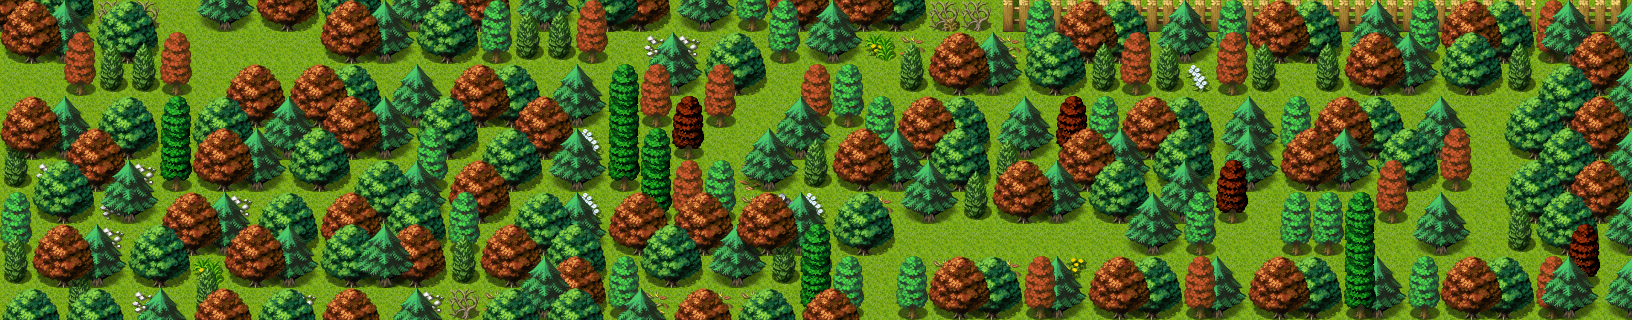

A level layout from a 2D game, rendered from its tile map. Below: a short description, then the map file with tile-grid data replaced by summaries:
An orthogonal 51x10 tile map with 32x32 px tiles, 4 tile layers (Ground, Objects, Above, Top), 2 hidden layers not drawn, 61 tilesets and 16 objects (13x spawn, 3x mapchange).

<map version="1.8" tiledversion="1.8.4" orientation="orthogonal" renderorder="right-down" width="51" height="10" tilewidth="32" tileheight="32" infinite="0" nextlayerid="11" nextobjectid="17">
 <tileset firstgid="1" name="map_bed_1" tilewidth="32" tileheight="32" tilecount="128" columns="16">
  <image source="../drawable/map_bed_1.png" width="512" height="256" />
 </tileset>
 <tileset firstgid="129" name="map_border_1" tilewidth="32" tileheight="32" tilecount="128" columns="16">
  <image source="../drawable/map_border_1.png" width="512" height="256" />
 </tileset>
 <tileset firstgid="257" name="map_bridge_1" tilewidth="32" tileheight="32" tilecount="128" columns="16">
  <image source="../drawable/map_bridge_1.png" width="512" height="256" />
 </tileset>
 <tileset firstgid="385" name="map_bridge_2" tilewidth="32" tileheight="32" tilecount="128" columns="16">
  <image source="../drawable/map_bridge_2.png" width="512" height="256" />
 </tileset>
 <tileset firstgid="513" name="map_broken_1" tilewidth="32" tileheight="32" tilecount="128" columns="16">
  <image source="../drawable/map_broken_1.png" width="512" height="256" />
 </tileset>
 <tileset firstgid="641" name="map_cavewall_1" tilewidth="32" tileheight="32" tilecount="108" columns="18">
  <image source="../drawable/map_cavewall_1.png" width="576" height="192" />
 </tileset>
 <tileset firstgid="749" name="map_cavewall_2" tilewidth="32" tileheight="32" tilecount="108" columns="18">
  <image source="../drawable/map_cavewall_2.png" width="576" height="192" />
 </tileset>
 <tileset firstgid="857" name="map_cavewall_3" tilewidth="32" tileheight="32" tilecount="108" columns="18">
  <image source="../drawable/map_cavewall_3.png" width="576" height="192" />
 </tileset>
 <tileset firstgid="965" name="map_cavewall_4" tilewidth="32" tileheight="32" tilecount="108" columns="18">
  <image source="../drawable/map_cavewall_4.png" width="576" height="192" />
 </tileset>
 <tileset firstgid="1073" name="map_chair_table_1" tilewidth="32" tileheight="32" tilecount="128" columns="16">
  <image source="../drawable/map_chair_table_1.png" width="512" height="256" />
 </tileset>
 <tileset firstgid="1201" name="map_chair_table_2" tilewidth="32" tileheight="32" tilecount="128" columns="16">
  <image source="../drawable/map_chair_table_2.png" width="512" height="256" />
 </tileset>
 <tileset firstgid="1329" name="map_crate_1" tilewidth="32" tileheight="32" tilecount="128" columns="16">
  <image source="../drawable/map_crate_1.png" width="512" height="256" />
 </tileset>
 <tileset firstgid="1457" name="map_cupboard_1" tilewidth="32" tileheight="32" tilecount="128" columns="16">
  <image source="../drawable/map_cupboard_1.png" width="512" height="256" />
 </tileset>
 <tileset firstgid="1585" name="map_curtain_1" tilewidth="32" tileheight="32" tilecount="128" columns="16">
  <image source="../drawable/map_curtain_1.png" width="512" height="256" />
 </tileset>
 <tileset firstgid="1713" name="map_entrance_1" tilewidth="32" tileheight="32" tilecount="128" columns="16">
  <image source="../drawable/map_entrance_1.png" width="512" height="256" />
 </tileset>
 <tileset firstgid="1841" name="map_entrance_2" tilewidth="32" tileheight="32" tilecount="128" columns="16">
  <image source="../drawable/map_entrance_2.png" width="512" height="256" />
 </tileset>
 <tileset firstgid="1969" name="map_fence_1" tilewidth="32" tileheight="32" tilecount="128" columns="16">
  <image source="../drawable/map_fence_1.png" width="512" height="256" />
 </tileset>
 <tileset firstgid="2097" name="map_fence_2" tilewidth="32" tileheight="32" tilecount="128" columns="16">
  <image source="../drawable/map_fence_2.png" width="512" height="256" />
 </tileset>
 <tileset firstgid="2225" name="map_fence_3" tilewidth="32" tileheight="32" tilecount="128" columns="16">
  <image source="../drawable/map_fence_3.png" width="512" height="256" />
 </tileset>
 <tileset firstgid="2353" name="map_fence_4" tilewidth="32" tileheight="32" tilecount="128" columns="16">
  <image source="../drawable/map_fence_4.png" width="512" height="256" />
 </tileset>
 <tileset firstgid="2481" name="map_ground_1" tilewidth="32" tileheight="32" tilecount="128" columns="16">
  <image source="../drawable/map_ground_1.png" width="512" height="256" />
 </tileset>
 <tileset firstgid="2609" name="map_ground_2" tilewidth="32" tileheight="32" tilecount="128" columns="16">
  <image source="../drawable/map_ground_2.png" width="512" height="256" />
 </tileset>
 <tileset firstgid="2737" name="map_ground_3" tilewidth="32" tileheight="32" tilecount="128" columns="16">
  <image source="../drawable/map_ground_3.png" width="512" height="256" />
 </tileset>
 <tileset firstgid="2865" name="map_ground_4" tilewidth="32" tileheight="32" tilecount="128" columns="16">
  <image source="../drawable/map_ground_4.png" width="512" height="256" />
 </tileset>
 <tileset firstgid="2993" name="map_ground_5" tilewidth="32" tileheight="32" tilecount="128" columns="16">
  <image source="../drawable/map_ground_5.png" width="512" height="256" />
 </tileset>
 <tileset firstgid="3121" name="map_ground_6" tilewidth="32" tileheight="32" tilecount="128" columns="16">
  <image source="../drawable/map_ground_6.png" width="512" height="256" />
 </tileset>
 <tileset firstgid="3249" name="map_ground_7" tilewidth="32" tileheight="32" tilecount="128" columns="16">
  <image source="../drawable/map_ground_7.png" width="512" height="256" />
 </tileset>
 <tileset firstgid="3377" name="map_ground_8" tilewidth="32" tileheight="32" tilecount="128" columns="16">
  <image source="../drawable/map_ground_8.png" width="512" height="256" />
 </tileset>
 <tileset firstgid="3505" name="map_house_1" tilewidth="32" tileheight="32" tilecount="128" columns="16">
  <image source="../drawable/map_house_1.png" width="512" height="256" />
 </tileset>
 <tileset firstgid="3633" name="map_house_2" tilewidth="32" tileheight="32" tilecount="128" columns="16">
  <image source="../drawable/map_house_2.png" width="512" height="256" />
 </tileset>
 <tileset firstgid="3761" name="map_indoor_1" tilewidth="32" tileheight="32" tilecount="128" columns="16">
  <image source="../drawable/map_indoor_1.png" width="512" height="256" />
 </tileset>
 <tileset firstgid="3889" name="map_indoor_2" tilewidth="32" tileheight="32" tilecount="128" columns="16">
  <image source="../drawable/map_indoor_2.png" width="512" height="256" />
 </tileset>
 <tileset firstgid="4017" name="map_kitchen_1" tilewidth="32" tileheight="32" tilecount="128" columns="16">
  <image source="../drawable/map_kitchen_1.png" width="512" height="256" />
 </tileset>
 <tileset firstgid="4145" name="map_outdoor_1" tilewidth="32" tileheight="32" tilecount="128" columns="16">
  <image source="../drawable/map_outdoor_1.png" width="512" height="256" />
 </tileset>
 <tileset firstgid="4273" name="map_pillar_1" tilewidth="32" tileheight="32" tilecount="128" columns="16">
  <image source="../drawable/map_pillar_1.png" width="512" height="256" />
 </tileset>
 <tileset firstgid="4401" name="map_pillar_2" tilewidth="32" tileheight="32" tilecount="128" columns="16">
  <image source="../drawable/map_pillar_2.png" width="512" height="256" />
 </tileset>
 <tileset firstgid="4529" name="map_plant_1" tilewidth="32" tileheight="32" tilecount="128" columns="16">
  <image source="../drawable/map_plant_1.png" width="512" height="256" />
 </tileset>
 <tileset firstgid="4657" name="map_plant_2" tilewidth="32" tileheight="32" tilecount="128" columns="16">
  <image source="../drawable/map_plant_2.png" width="512" height="256" />
 </tileset>
 <tileset firstgid="4785" name="map_rock_1" tilewidth="32" tileheight="32" tilecount="128" columns="16">
  <image source="../drawable/map_rock_1.png" width="512" height="256" />
 </tileset>
 <tileset firstgid="4913" name="map_rock_2" tilewidth="32" tileheight="32" tilecount="128" columns="16">
  <image source="../drawable/map_rock_2.png" width="512" height="256" />
 </tileset>
 <tileset firstgid="5041" name="map_roof_1" tilewidth="32" tileheight="32" tilecount="128" columns="16">
  <image source="../drawable/map_roof_1.png" width="512" height="256" />
 </tileset>
 <tileset firstgid="5169" name="map_roof_2" tilewidth="32" tileheight="32" tilecount="128" columns="16">
  <image source="../drawable/map_roof_2.png" width="512" height="256" />
 </tileset>
 <tileset firstgid="5297" name="map_roof_3" tilewidth="32" tileheight="32" tilecount="128" columns="16">
  <image source="../drawable/map_roof_3.png" width="512" height="256" />
 </tileset>
 <tileset firstgid="5425" name="map_shop_1" tilewidth="32" tileheight="32" tilecount="128" columns="16">
  <image source="../drawable/map_shop_1.png" width="512" height="256" />
 </tileset>
 <tileset firstgid="5553" name="map_sign_ladder_1" tilewidth="32" tileheight="32" tilecount="128" columns="16">
  <image source="../drawable/map_sign_ladder_1.png" width="512" height="256" />
 </tileset>
 <tileset firstgid="5681" name="map_table_1" tilewidth="32" tileheight="32" tilecount="128" columns="16">
  <image source="../drawable/map_table_1.png" width="512" height="256" />
 </tileset>
 <tileset firstgid="5809" name="map_trail_1" tilewidth="32" tileheight="32" tilecount="128" columns="16">
  <image source="../drawable/map_trail_1.png" width="512" height="256" />
 </tileset>
 <tileset firstgid="5937" name="map_transition_1" tilewidth="32" tileheight="32" tilecount="128" columns="16">
  <image source="../drawable/map_transition_1.png" width="512" height="256" />
 </tileset>
 <tileset firstgid="6065" name="map_transition_2" tilewidth="32" tileheight="32" tilecount="128" columns="16">
  <image source="../drawable/map_transition_2.png" width="512" height="256" />
 </tileset>
 <tileset firstgid="6193" name="map_transition_3" tilewidth="32" tileheight="32" tilecount="128" columns="16">
  <image source="../drawable/map_transition_3.png" width="512" height="256" />
 </tileset>
 <tileset firstgid="6321" name="map_transition_4" tilewidth="32" tileheight="32" tilecount="128" columns="16">
  <image source="../drawable/map_transition_4.png" width="512" height="256" />
 </tileset>
 <tileset firstgid="6449" name="map_transition_5" tilewidth="32" tileheight="32" tilecount="128" columns="16">
  <image source="../drawable/map_transition_5.png" width="512" height="256" />
 </tileset>
 <tileset firstgid="6577" name="map_tree_1" tilewidth="32" tileheight="32" tilecount="128" columns="16">
  <image source="../drawable/map_tree_1.png" width="512" height="256" />
 </tileset>
 <tileset firstgid="6705" name="map_tree_2" tilewidth="32" tileheight="32" tilecount="128" columns="16">
  <image source="../drawable/map_tree_2.png" width="512" height="256" />
 </tileset>
 <tileset firstgid="6833" name="map_wall_1" tilewidth="32" tileheight="32" tilecount="128" columns="16">
  <image source="../drawable/map_wall_1.png" width="512" height="256" />
 </tileset>
 <tileset firstgid="6961" name="map_wall_2" tilewidth="32" tileheight="32" tilecount="120" columns="15">
  <image source="../drawable/map_wall_2.png" width="480" height="256" />
 </tileset>
 <tileset firstgid="7081" name="map_wall_3" tilewidth="32" tileheight="32" tilecount="120" columns="15">
  <image source="../drawable/map_wall_3.png" width="480" height="256" />
 </tileset>
 <tileset firstgid="7201" name="map_wall_4" tilewidth="32" tileheight="32" tilecount="120" columns="15">
  <image source="../drawable/map_wall_4.png" width="480" height="256" />
 </tileset>
 <tileset firstgid="7321" name="map_window_1" tilewidth="32" tileheight="32" tilecount="128" columns="16">
  <image source="../drawable/map_window_1.png" width="512" height="256" />
 </tileset>
 <tileset firstgid="7449" name="map_window_2" tilewidth="32" tileheight="32" tilecount="128" columns="16">
  <image source="../drawable/map_window_2.png" width="512" height="256" />
 </tileset>
 <tileset firstgid="7577" name="map_tree_1" tilewidth="32" tileheight="32" tilecount="128" columns="16">
  <image source="../drawable/map_tree_1.png" width="512" height="256" />
 </tileset>
 <layer id="1" name="Ground" width="51" height="10">
  <data>[510 cells, 510 non-empty, 1 distinct tile ids]</data>
 </layer>
 <layer id="2" name="Breadcrumb" width="51" height="10" visible="0">
  <data>[510 cells, 93 non-empty, 1 distinct tile ids]</data>
 </layer>
 <layer id="3" name="Objects" width="51" height="10">
  <data>[510 cells, 349 non-empty, 24 distinct tile ids]</data>
 </layer>
 <layer id="4" name="Above" width="51" height="10">
  <data>[510 cells, 266 non-empty, 20 distinct tile ids]</data>
 </layer>
 <layer id="5" name="Top" width="51" height="10">
  <data>[510 cells, 142 non-empty, 14 distinct tile ids]</data>
 </layer>
 <layer id="6" name="Walkable" width="51" height="10" visible="0">
  <data>[510 cells, 354 non-empty, 1 distinct tile ids]</data>
 </layer>
 <objectgroup id="7" name="Mapevents">
  <object id="1" name="north" type="mapchange" x="160" y="0" width="32" height="32">
   <properties>
    <property name="map" value="sullengard_woods4" />
    <property name="place" value="south" />
   </properties>
  </object>
  <object id="2" name="west" type="mapchange" x="0" y="64" width="32" height="32">
   <properties>
    <property name="map" value="sullengard_woods10" />
    <property name="place" value="east" />
   </properties>
  </object>
  <object id="3" name="south" type="mapchange" x="864" y="288" width="32" height="32">
   <properties>
    <property name="map" value="sullengard_woods7" />
    <property name="place" value="north" />
   </properties>
  </object>
 </objectgroup>
 <objectgroup id="8" name="Spawn" visible="0">
  <object id="4" name="preabola_fly_spawn1" type="spawn" x="896" y="224" width="224" height="64">
   <properties>
    <property name="quantity" value="4" />
    <property name="spawngroup" value="preabola_fly" />
   </properties>
  </object>
  <object id="5" name="plague_groundberry_spawn1" type="spawn" x="1056" y="256" width="288" height="32">
   <properties>
    <property name="quantity" value="2" />
    <property name="spawngroup" value="plague_groundberry" />
   </properties>
  </object>
  <object id="6" name="plague_groundberry_spawn2" type="spawn" x="512" y="192" width="128" height="32">
   <properties>
    <property name="spawngroup" value="plague_groundberry" />
   </properties>
  </object>
  <object id="7" name="plague_groundberry_spawn3" type="spawn" x="800" y="192" width="96" height="32">
   <properties>
    <property name="spawngroup" value="plague_groundberry" />
   </properties>
  </object>
  <object id="8" name="plague_groundberry_spawn4" type="spawn" x="864" y="32" width="160" height="96">
   <properties>
    <property name="quantity" value="3" />
    <property name="spawngroup" value="plague_groundberry" />
   </properties>
  </object>
  <object id="9" name="plague_groundberry_spawn5" type="spawn" x="64" y="96" width="160" height="32">
   <properties>
    <property name="spawngroup" value="plague_groundberry" />
   </properties>
  </object>
  <object id="10" name="sullengard_venom_snake_spawn1" type="spawn" x="960" y="96" width="576" height="32">
   <properties>
    <property name="quantity" value="5" />
    <property name="spawngroup" value="sullengard_venom_snake" />
   </properties>
  </object>
  <object id="11" name="sullengard_venom_snake_spawn2" type="spawn" x="1376" y="256" width="192" height="32">
   <properties>
    <property name="spawngroup" value="sullengard_venom_snake" />
   </properties>
  </object>
  <object id="12" name="sullengard_venom_snake_spawn3" type="spawn" x="1408" y="192" width="96" height="32">
   <properties>
    <property name="spawngroup" value="sullengard_venom_snake" />
   </properties>
  </object>
  <object id="13" name="sullengard_venom_snake_spawn4" type="spawn" x="608" y="32" width="160" height="32">
   <properties>
    <property name="quantity" value="2" />
    <property name="spawngroup" value="sullengard_venom_snake" />
   </properties>
  </object>
  <object id="14" name="sullengard_venom_snake_spawn5" type="spawn" x="640" y="160" width="96" height="32">
   <properties>
    <property name="spawngroup" value="sullengard_venom_snake" />
   </properties>
  </object>
  <object id="15" name="broxwood_spawn1" type="spawn" x="192" y="64" width="32" height="32">
   <properties>
    <property name="spawngroup" value="broxwood" />
   </properties>
  </object>
  <object id="16" name="broxwood_spawn2" type="spawn" x="224" y="32" width="32" height="32">
   <properties>
    <property name="spawngroup" value="broxwood" />
   </properties>
  </object>
 </objectgroup>
 <objectgroup id="9" name="Keys" />
 <objectgroup id="10" name="Replace" />
</map>
